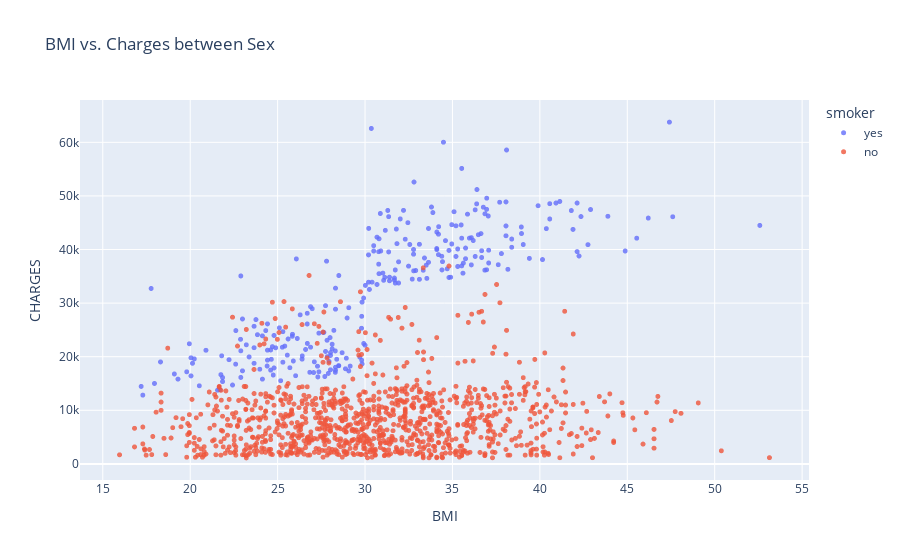

Notebook cell for this chart:
### Code cell
## BMI vs. Charges

fig = px.scatter(medical_df,
                 x='bmi',
                 y='charges',
                 opacity=.8,
                 color='smoker',
                 hover_data=['sex'],
                 title='BMI vs. Charges between Sex')
fig.update_layout(xaxis_title_font_textcase='upper',
                 yaxis_title_font_textcase='upper')
fig.update_traces(marker_size=5)
fig.show()

### Figure 1 — Plotly figure (JSON) as saved in the notebook; plotly's stock layout.template omitted (floating-point values rounded to 4 significant figures; data arrays with more than 128 entries replaced by an {"elided": "..."} marker saying what was removed)
{"data": [{"customdata": {"elided": "274x1 str values"}, "hovertemplate": "smoker=yes<br>bmi=%{x}<br>charges=%{y}<br>sex=%{customdata[0]}<extra></extra>", "legendgroup": "yes", "marker": {"color": "#636efa", "opacity": 0.8, "size": 5, "symbol": "circle"}, "mode": "markers", "name": "yes", "showlegend": true, "type": "scattergl", "x": {"elided": "274 float values"}, "xaxis": "x", "y": {"elided": "274 float values"}, "yaxis": "y"}, {"customdata": {"elided": "1064x1 str values"}, "hovertemplate": "smoker=no<br>bmi=%{x}<br>charges=%{y}<br>sex=%{customdata[0]}<extra></extra>", "legendgroup": "no", "marker": {"color": "#EF553B", "opacity": 0.8, "size": 5, "symbol": "circle"}, "mode": "markers", "name": "no", "showlegend": true, "type": "scattergl", "x": {"elided": "1064 float values"}, "xaxis": "x", "y": {"elided": "1064 float values"}, "yaxis": "y"}], "layout": {"legend": {"title": {"text": "smoker"}, "tracegroupgap": 0}, "title": {"text": "BMI vs. Charges between Sex"}, "xaxis": {"anchor": "y", "domain": [0, 1], "title": {"font": {"textcase": "upper"}, "text": "bmi"}}, "yaxis": {"anchor": "x", "domain": [0, 1], "title": {"font": {"textcase": "upper"}, "text": "charges"}}}}
